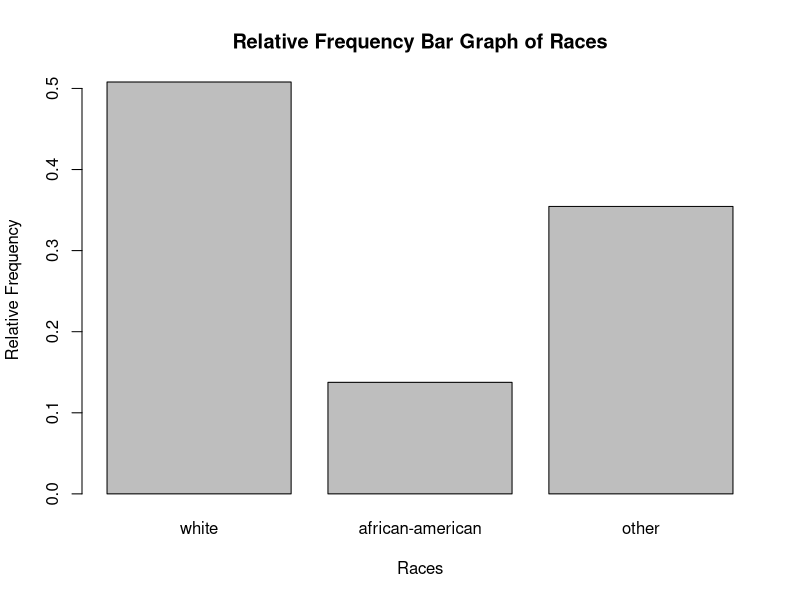
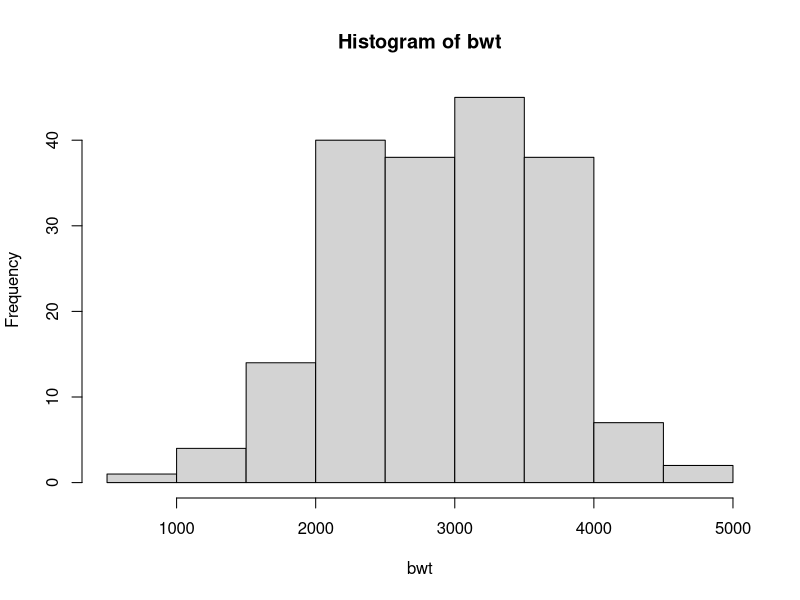
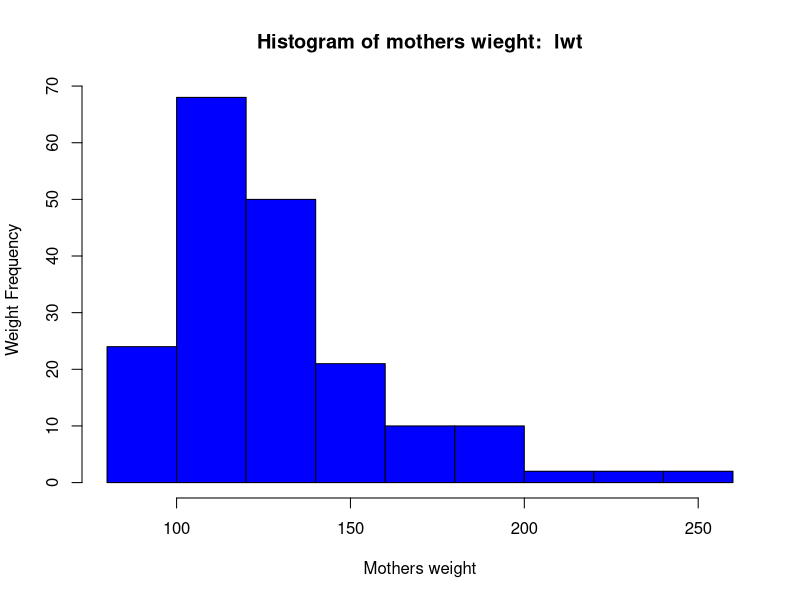
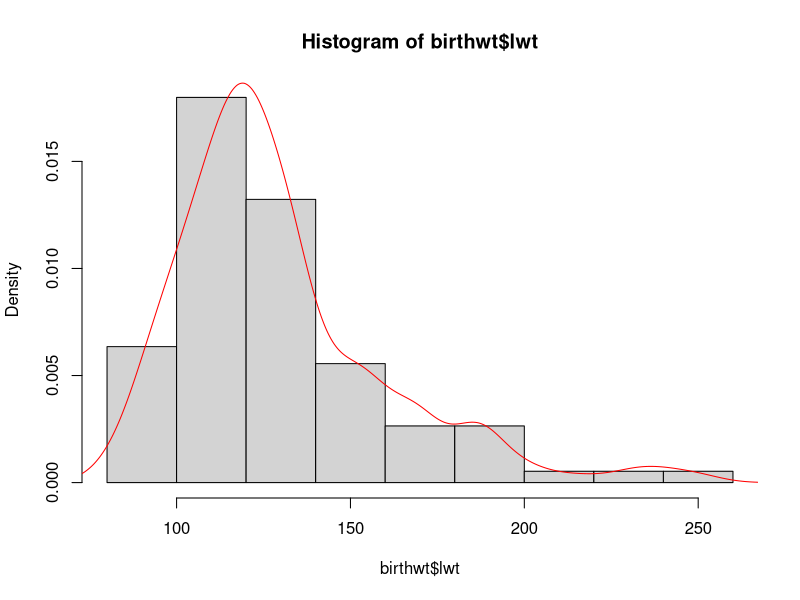
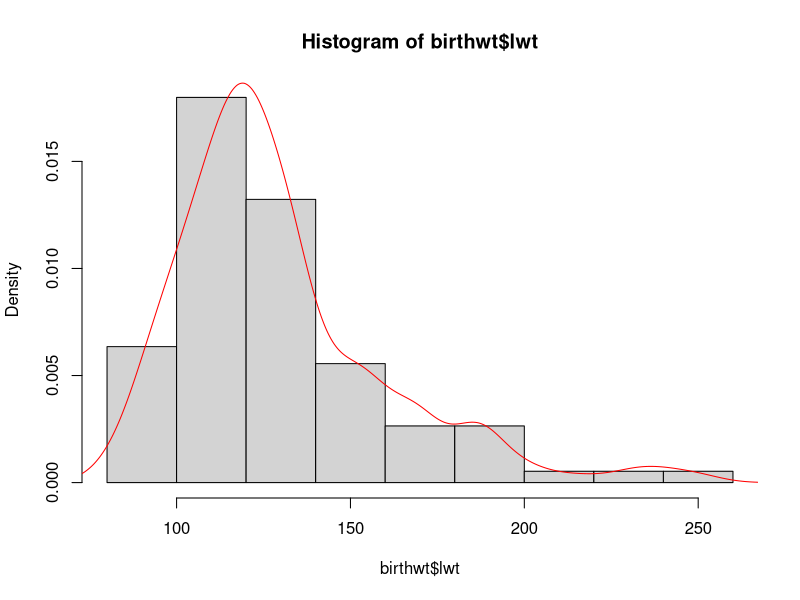
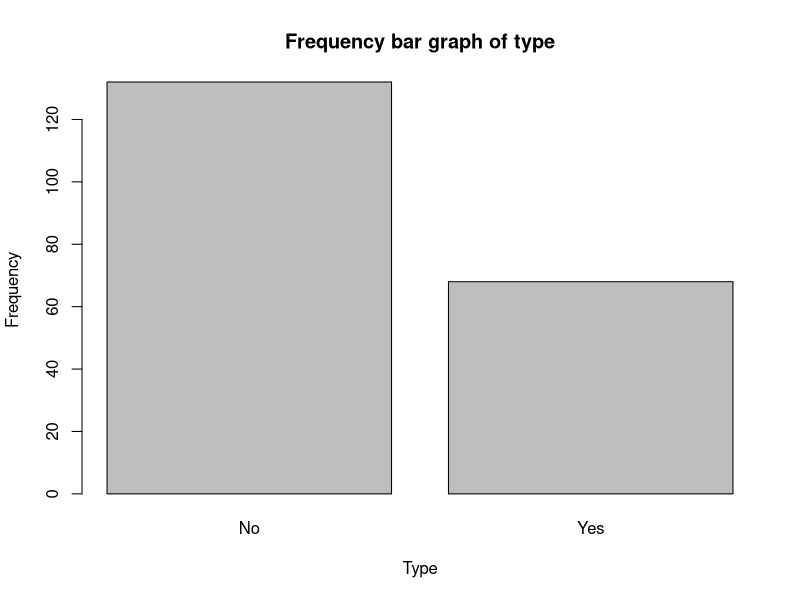
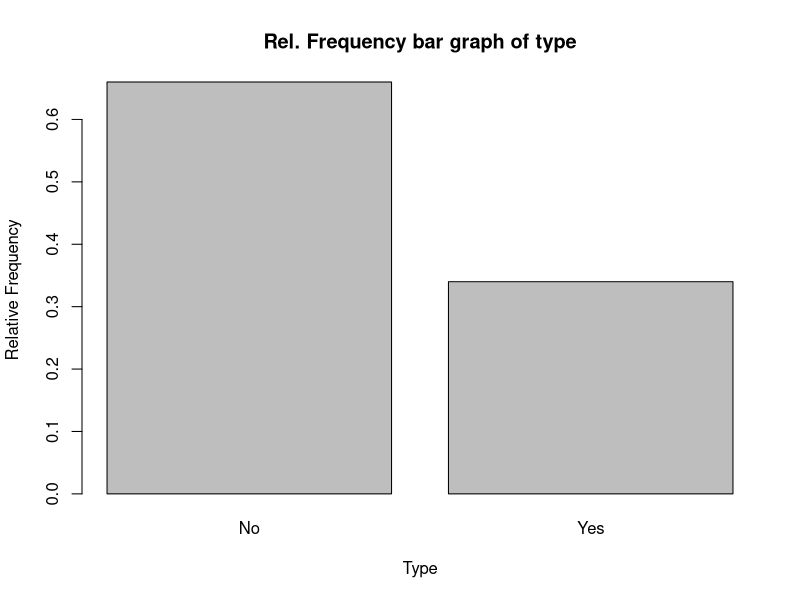
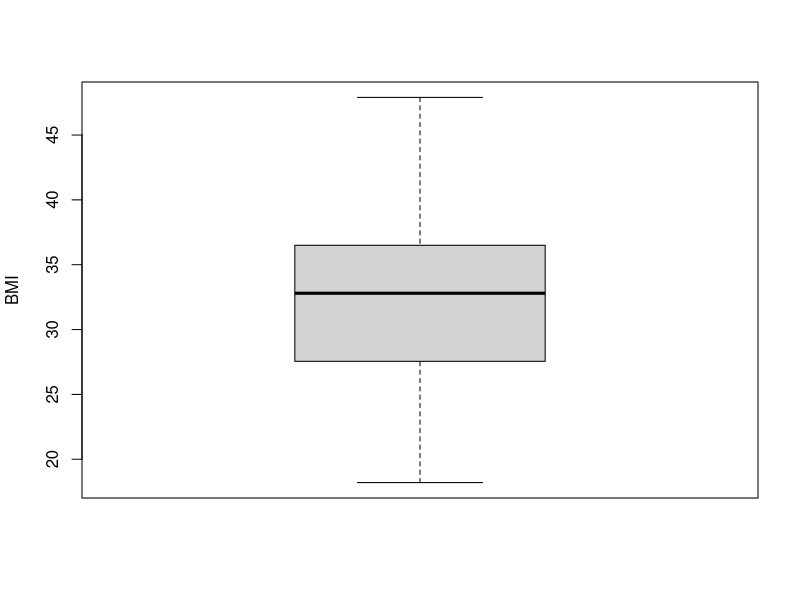

These charts were generated, in order, by the following R code:
#data exploration on categorical variables
library(MASS)
birthwt
race <- factor(birthwt$race, levels=c(1,2,3), labels=c("white","african-american","other"), ordered=is.ordered(birthwt$race))
raceFreq <- table(race)
#you can now calculate the relative frquencies/percentiles of individual category just 
#to make sure that the racial make up of our sample is similar to that of the whole US 
#population. Pc=Nc/N{dividing frequencies with total no. of observations}
# p1=96/189=50.8%; p2=26/189=13.8%;p3=67/189=35.4%
#We can now compare this relative frequencies with their corresponding proportion in the 
#US population.
relFreq <- raceFreq/nrow(birthwt)
old=options(digits=1)
relFreq
cbind(relFreq)
#for race the category 1(white), has the highest freq so we say that mode of the variable
#race is 1. For categorical variable mode of the variable is the value with higest frequency

#for categorical variables, bar graphs are simplest way of visualizing data
#Describes the possible values(categories) a categorical variable can take, as well as 
#no. of times each category has been observed in our sample. 
barplot(relFreq, xlab="Races",ylab="Relative Frequency",main="Relative Frequency Bar Graph of Races")
#Categories can also be displayed using pie charts. Though Pie chart fn is not included 
#now in R, lattice package has functions dotchart() and stripchart()
#=============================================================================

#Visualization of numerical data
#for numerical data, two most imp things to consider are location and spread. 
#Dotplots can reveal this info. Central tendency will tell the location of data 
#and distribution tells about the overall spread
bwt <- as.numeric(birthwt$bwt)
hist(bwt)
hist(birthwt$lwt, main=paste("Histogram of mothers wieght: ", "lwt"),xlab="Mothers weight",ylab="Weight Frequency",col="blue")
#Histograms are commonly use to visualize numerical variables. A histogram is bargraph 
#after the values of the variable is grouped(binned) in to a finite no. of intervals(bins).
#We treat each interval(bin) as category.
hist(birthwt$lwt, prob=TRUE)
lines(density(birthwt$lwt), col="red")
#height of histogram i.e freq can also be changed in to rel freq. but in histogram 
#instead of rel freq. density of individual graphs is chosen. 
#{Density=rel. freq/width(bin)} so 
#area = height * width | Fc*Wc | Pc/Wc * Wc | Area = Pc i.e area = rel. freq.
#So area of a bar in hist is a rel freq for the corresponding interval.
hist(birthwt$lwt, prob=TRUE)
lines(density(birthwt$lwt), col="red")
#This data set is right skewed i.e lower right tail. Datasets are symmetric if the 
#densities are almost same for intervals that are equally distant from the location.
#most of the histograms like this has one peak i.e. one mode or unimodal. 
#There are situations when we get two peaks that is bimodal histograms. Bimodal appears 
#to be a combination of two unimodal histograms. It indicates that underlying populations
#are not homogenous and may contain two or multiple populations.

#Sample mean is very useful for summary statistics but it is sensitive to very large or 
#very small observations which might be outliers. Sample median is less sensitive to 
#outliers. Mean and median are raerly enough to fully describe a distribution. 
#Sample variance and sample std. deviation. The sum of deviations of values from the 
#mean is alwaz zero. While comparing two samples less std. devaition means the sample is 
#less dispersed as compared to the other sample.
#The Q quantile is the point that is greater than or equal to atleats 100q% of the values 
#and smaller than or equal to atleast 100(1-q)% of the values.
#If the observation is less than Q1-1.5*IQR or greater than Q3+1.5*IQR then that 
#observation is an outlier. Where IQR is the range or difference of Q3 and Q1.
#In data preprocessing just check for the missing values and outliers. It is up to the 
#researcher to decide weather to remove the missing value of impute/guess. Missing data 
#imputation techniques using statistical methods to fill in missing values tend to be 
#very complex. However if done properly they can improve the analysis.
#Data transformation techniques to reduce the influence of extreme values is usually 
#applied. Two of the most common transformation functions are very common for this 
#purpose: Logarithm and Square root. Log function is usally used to transform right 
#skewed variables with positive values. the Sq. root function is used for right skewed 
#count variables.
#Mean and std. dev. are usually get affected by change in units or addition or 
#multiplication of observations with constants. In that case Coefficient of variation 
#is generally used which is std. dev. divided by sample mean. In general CoV is used to 
#compare variables in terms of theor dispersion when the means are substantially 
#different(possibly as result of having different measurement units).
# when observations are multiplied by any scaler positive constand their original 
#means get shifted but CoV doesnt change. Howeve if observations are scaled with some 
#constand and then shifted(addition/subtraction) at the same time, then CoV get affected.

#variable standardization/mean normalization/scaling of features is generally used to 
#scale our observations to be comapred easily. Doing this will change the mean between 
#observation to zero and std. dev to one. It is done bt subtracting the observations 
#with the sample mean and dividing it by sample std. dev.
library(MASS)
data(Pima.tr)
head(Pima.tr)
help(Pima.tr) # to view if any description on data set is available
type.freq <- table(Pima.tr$type)
type.freq
barplot(type.freq, xlab="Type",ylab="Frequency", main="Frequency bar graph of type")
n <- sum(type.freq)
type.rel.freq <- type.freq/n
type.rel.freq
round(type.rel.freq,2)*100
barplot(type.rel.freq, xlab="Type",ylab="Relative Frequency", main="Rel. Frequency bar graph of type")
mean(Pima.tr$npreg)
median(Pima.tr$bmi)
quantile(Pima.tr$bmi, probs=c(0.1,0.25,0.50,0.9))
summary(Pima.tr$bmi)
boxplot(Pima.tr$bmi, ylab="BMI")
boxplot(Pima.tr$bmi, ylab="BMI", horizontal=TRUE)
IQR(Pima.tr$bmi)
var(Pima.tr$bmi)
sd(Pima.tr$bmi)
